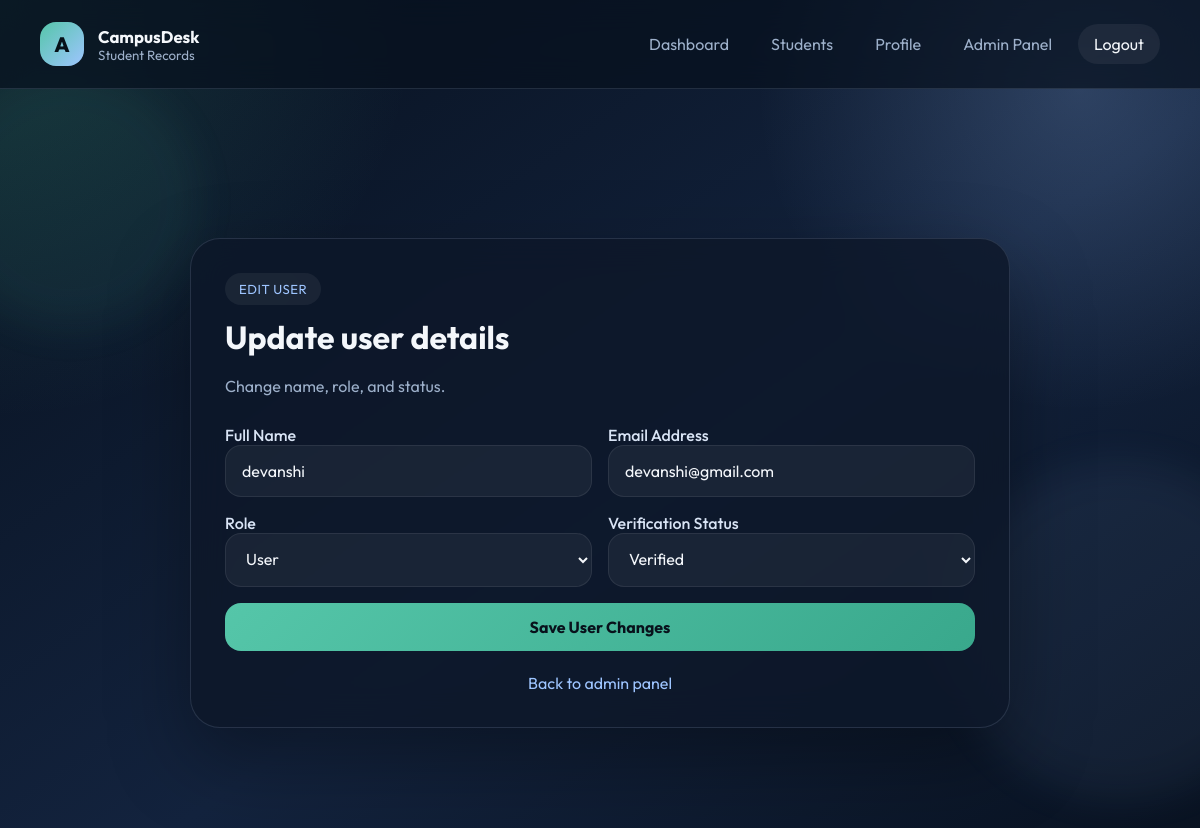
Page /edit/7 (signed in) on the committed database.
### tables this page shows
CREATE TABLE users (
        id INTEGER PRIMARY KEY AUTOINCREMENT,
        name TEXT,
        email TEXT UNIQUE,
        password TEXT,
        role TEXT DEFAULT 'user',
        is_verified BOOLEAN DEFAULT FALSE
    , created_at TEXT);

### app.py (the view, shortened to what this page needs)
@app.route("/edit/<int:user_id>", methods=["GET", "POST"])
@login_required
@admin_required
def edit(user_id):
    db = get_db()
    user = db.execute("SELECT * FROM users WHERE id = ?", (user_id,)).fetchone()
    if user is None:
        flash("User not found.", "danger")
        return redirect(url_for("admin"))
    return render_template("edit_user.html", user=user)

### app.py (called while the page is built)
def get_db():
    if "db" not in g:
        g.db = sqlite3.connect(app.config["DATABASE"])
        g.db.row_factory = sqlite3.Row
    return g.db

def login_required(view):
    @wraps(view)
    def wrapped_view(*args, **kwargs):
        if "user_id" not in session:
            flash("Please log in to continue.", "warning")
            return redirect(url_for("login"))
        return view(*args, **kwargs)
    return wrapped_view

def admin_required(view):
    @wraps(view)
    def wrapped_view(*args, **kwargs):
        if session.get("role") != "admin":
            flash("Administrator access is required for that page.", "danger")
            return redirect(url_for("dashboard"))
        return view(*args, **kwargs)
    return wrapped_view

@app.before_request
def load_logged_in_user():
    g.current_user = None
    user_id = session.get("user_id")
    if user_id:
        g.current_user = get_db().execute(
            "SELECT * FROM users WHERE id = ?", (user_id,)
        ).fetchone()
        if g.current_user is None:
            session.clear()

@app.context_processor
def inject_now():
    return {"now": datetime.now()}

### templates/edit_user.html (shortened to what this page needs)
{% extends "base.html" %}
{% block content %}
<section class="auth-layout single-focus">
  <div class="auth-card wide-card">
    <div class="card-head">
      <span class="eyebrow">Edit User</span>
      <h2>Update user details</h2>
      <p>Change name, role, and status.</p>
    </div>
    <form method="POST" class="auth-form">
      <div class="two-column">
        <div>
          <label>Full Name</label>
          <input type="text" name="name" value="{{ user.name }}" required />
        </div>
        <div>
          <label>Email Address</label>
          <input type="email" value="{{ user.email }}" disabled />
        </div>
      </div>
      <div class="two-column">
        <div>
          <label>Role</label>
          <select name="role">
            <option value="user" {% if user.role == "user" %}selected{% endif %}>User</option>
          </select>
        </div>
        <div>
          <label>Verification Status</label>
          <select name="is_verified">
            <option value="1" {% if user.is_verified %}selected{% endif %}>Verified</option>
          </select>
        </div>
      </div>
      <button type="submit" class="btn-primary">Save User Changes</button>
    </form>
    <div class="helper-links centered-links">
      <a href="{{ url_for('admin') }}">Back to admin panel</a>
    </div>
  </div>
</section>
{% endblock %}

### static/style.css (style rules this page uses)
:root { --bg: #09111f; --bg-soft: #111c30; --surface: rgba(13, 23, 41, 0.8); --surface-strong: #0f1b31; --surface-light: #172743; --text: #f4f7fb; --muted: #9db0ca; --line: rgba(190, 210, 237, 0.14); --primary: #55c6a9; --primary-dark: #39a88c; --secondary: #9ec5ff; --warning: #f5b85a; --danger: #ef6d72; --success: #58c894; --shadow: 0 30px 80px rgba(0, 0, 0, 0.35); }
* { box-sizing: border-box; }
body { margin: 0; min-height: 100vh; font-family: "Outfit", sans-serif; color: var(--text); background: radial-gradient(circle at top left, rgba(85, 198, 169, 0.18), transparent 28%), radial-gradient(circle at 90% 10%, rgba(158, 197, 255, 0.2), transparent 24%), linear-gradient(145deg, #07101d, #13233e 55%, #08111f); }
a { color: inherit; text-decoration: none; }
button, input, select { font: inherit; }
.content-wrap, .auth-layout, .dashboard-layout, .profile-layout { position: relative; z-index: 1; }
.auth-layout { width: min(1180px, calc(100% - 32px)); margin: 0 auto; min-height: 100vh; display: grid; grid-template-columns: 1.15fr 0.85fr; align-items: center; gap: 34px; padding: 36px 0 48px; }
.single-focus { grid-template-columns: 1fr; max-width: 860px; }
.hero-panel, .auth-card, .panel { background: var(--surface); border: 1px solid var(--line); border-radius: 30px; box-shadow: var(--shadow); backdrop-filter: blur(18px); }
.hero-panel p, .card-head p, .panel p { color: var(--muted); line-height: 1.7; }
.eyebrow { display: inline-flex; padding: 8px 14px; border-radius: 999px; background: rgba(255, 255, 255, 0.06); color: var(--secondary); font-size: 0.82rem; letter-spacing: 0.04em; text-transform: uppercase; }
.feature-card h3, .action-card h3, .panel-header h2, .card-head h2 { margin: 0 0 8px; }
.auth-card { padding: 34px; }
.wide-card { max-width: 860px; margin: 0 auto; }
.card-head { margin-bottom: 24px; }
.card-head h2 { margin-top: 12px; font-size: 2rem; }
.auth-form, .search-form { display: grid; gap: 16px; }
.auth-form label { color: #d9e4f5; font-weight: 500; margin-bottom: -8px; }
.auth-form input, .auth-form select, .search-form input { width: 100%; padding: 15px 16px; border-radius: 16px; border: 1px solid rgba(255, 255, 255, 0.08); background: rgba(255, 255, 255, 0.05); color: var(--text); outline: none; transition: 0.2s ease; }
.two-column { display: grid; grid-template-columns: repeat(2, 1fr); gap: 16px; }
.btn-primary, .btn-secondary, .btn-danger { display: inline-flex; align-items: center; justify-content: center; border: 0; border-radius: 16px; padding: 14px 18px; font-weight: 700; cursor: pointer; transition: transform 0.18s ease, opacity 0.18s ease, background 0.18s ease; }
.btn-primary { background: linear-gradient(135deg, var(--primary), var(--primary-dark)); color: #08111b; }
.helper-links { display: flex; flex-wrap: wrap; gap: 14px; margin-top: 22px; }
.helper-links a { color: var(--secondary); }
.centered-links { justify-content: center; }

### rows in the picture
users: name "devanshi", email "devanshi@gmail.com", role "User", is_verified "Verified"
